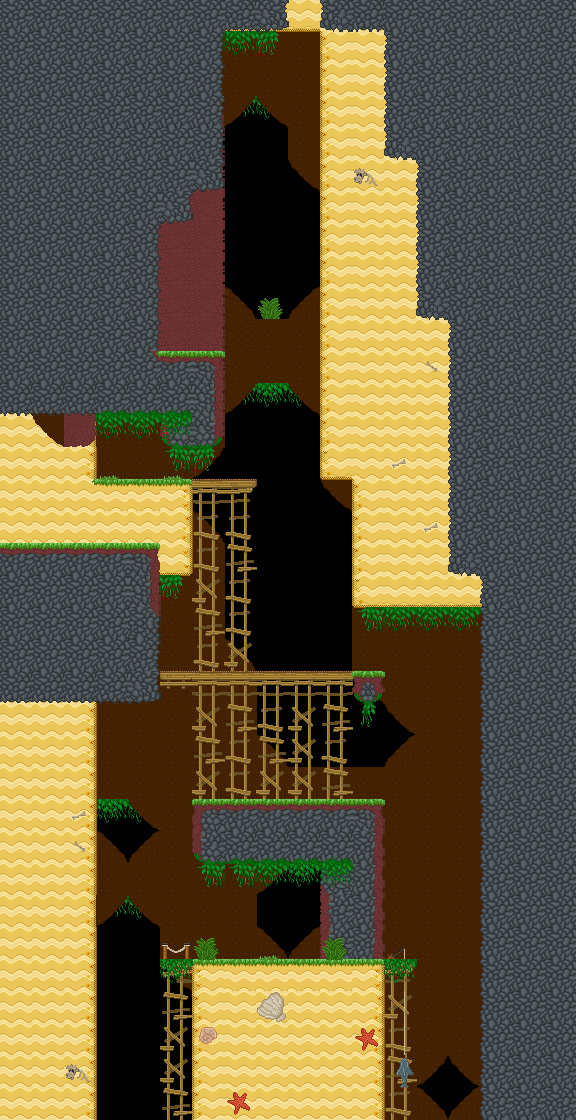

A level layout from a 2D game, rendered from its tile map. Below: a short description, then the map file with tile-grid data replaced by summaries:
An orthogonal 18x35 tile map with 32x32 px tiles, 4 tile layers (background, main, foreground, hidden), 5 tilesets and 53 objects (22x veggie, 6x spike, 3x bouncing_wall, start, goal, ...).

<map version="1.5" tiledversion="1.7.2" orientation="orthogonal" renderorder="right-down" width="18" height="35" tilewidth="32" tileheight="32" infinite="0" nextlayerid="11" nextobjectid="54">
 <properties>
  <property name="hints" value="" />
  <property name="time_to_beat" value="12" />
 </properties>
 <tileset firstgid="1" name="grass_level" tilewidth="32" tileheight="32" tilecount="153" columns="17">
  <image source="../../sprites/tilesets/34tile.png" width="544" height="306" />
 </tileset>
 <tileset firstgid="154" name="object_tilemap_32" tilewidth="32" tileheight="32" tilecount="25" columns="5">
  <image source="../../sprites/tilesets/object_tilemap_32.png" width="160" height="160" />
  <tile id="0">
   <properties>
    <property name="item_no" value="5" />
    <property name="type" value="costume_head" />
   </properties>
  </tile>
  <tile id="1">
   <properties>
    <property name="spawn" value="spawn" />
   </properties>
  </tile>
  <tile id="2">
   <properties>
    <property name="goal" value="goal" />
   </properties>
  </tile>
  <tile id="3">
   <properties>
    <property name="name" value="pig" />
   </properties>
  </tile>
  <tile id="4">
   <properties>
    <property name="direction" value="left" />
    <property name="name" value="walking_enemy" />
   </properties>
  </tile>
 </tileset>
 <tileset firstgid="179" name="object_tilemap_16" tilewidth="16" tileheight="16" tilecount="12" columns="4">
  <image source="../../sprites/tilesets/object_tilemap_16.png" width="64" height="48" />
 </tileset>
 <tileset firstgid="191" name="treetops_big_96" tilewidth="96" tileheight="64" tilecount="2" columns="2">
  <image source="../../sprites/objects/scenery/treetops_big_96.png" trans="ff00ff" width="192" height="64" />
 </tileset>
 <tileset firstgid="193" name="34tile_beach_temp" tilewidth="33" tileheight="33" spacing="1" margin="1" tilecount="189" columns="21">
  <image source="../../sprites/tilesets/34tile_beach_temp.png" width="714" height="306" />
 </tileset>
 <layer id="1" name="background" width="18" height="35">
  <properties>
   <property name="background" value="background" />
  </properties>
  <data>[630 cells, 232 non-empty, 13 distinct tile ids]</data>
 </layer>
 <layer id="2" name="main" width="18" height="35">
  <data>[630 cells, 474 non-empty, 47 distinct tile ids]</data>
 </layer>
 <layer id="3" name="foreground" width="18" height="35">
  <properties>
   <property name="foreground" value="foreground" />
  </properties>
  <data>[630 cells, 132 non-empty, 28 distinct tile ids]</data>
 </layer>
 <layer id="4" name="hidden" width="18" height="35">
  <data>[630 cells, 20 non-empty, 2 distinct tile ids]</data>
 </layer>
 <objectgroup color="#e70000" id="5" name="hard-blocks">
  <object id="1" x="480" y="0" width="32" height="1120" />
  <object id="2" x="96" y="96" width="128" height="320" />
  <object id="3" x="352" y="672" width="32" height="32" />
  <object id="4" x="192" y="800" width="192" height="64" />
  <object id="5" x="96" y="576" width="64" height="128" />
  <object id="6" x="64" y="0" width="32" height="96" />
  <object id="7" x="96" y="0" width="384" height="32" />
  <object id="8" x="160" y="416" width="64" height="32" />
  <object id="9" x="320" y="864" width="64" height="96" />
 </objectgroup>
 <objectgroup color="#0055ff" id="6" name="soft-blocks">
  <object id="10" x="384" y="960" width="32" height="32" />
  <object id="11" x="160" y="960" width="32" height="32" />
  <object id="12" x="160" y="672" width="192" height="32" />
  <object id="13" x="192" y="480" width="64" height="32" />
 </objectgroup>
 <objectgroup id="7" name="objects-32px">
  <object id="14" name="start" gid="155" x="128" y="480" width="32" height="32">
   <properties>
    <property name="direction" value="right" />
    <property name="health" value="100" />
   </properties>
  </object>
  <object id="15" name="bouncing_wall" gid="160" x="288" y="448" width="32" height="32">
   <properties>
    <property name="direction" value="left" />
   </properties>
  </object>
  <object id="16" name="goal" gid="156" x="272" y="928" width="32" height="32" />
  <object id="17" name="veggie" gid="190" x="328" y="536" width="16" height="16" />
  <object id="18" name="veggie" gid="190" x="280" y="552" width="16" height="16" />
  <object id="19" name="veggie" gid="190" x="232" y="600" width="16" height="16" />
  <object id="20" name="veggie" gid="190" x="232" y="664" width="16" height="16" />
  <object id="21" name="veggie" gid="190" x="256" y="792" width="16" height="16" />
  <object id="22" name="veggie" gid="190" x="304" y="792" width="16" height="16" />
  <object id="23" name="veggie" gid="190" x="352" y="792" width="16" height="16" />
  <object id="24" name="veggie" gid="190" x="208" y="792" width="16" height="16" />
  <object id="25" name="veggie" gid="190" x="168" y="936" width="16" height="16" />
  <object id="26" name="veggie" gid="190" x="232" y="952" width="16" height="16" />
  <object id="27" name="veggie" gid="190" x="104" y="872" width="16" height="16" />
  <object id="28" name="veggie" gid="190" x="456" y="792" width="16" height="16" />
  <object id="29" name="veggie" gid="190" x="456" y="856" width="16" height="16" />
  <object id="30" name="veggie" gid="190" x="456" y="920" width="16" height="16" />
  <object id="31" name="chest" gid="154" x="128" y="96" width="32" height="32">
   <properties>
    <property name="item_no" value="5" />
    <property name="type" value="costume_back" />
   </properties>
  </object>
  <object id="32" name="bouncing_wall" gid="159" x="224" y="192" width="32" height="32" />
  <object id="33" name="veggie" gid="190" x="296" y="664" width="16" height="16" />
  <object id="34" name="veggie" gid="190" x="360" y="664" width="16" height="16" />
  <object id="35" name="veggie" gid="190" x="424" y="712" width="16" height="16" />
  <object id="36" name="door" gid="169" x="192" y="480" width="32" height="32">
   <properties>
    <property name="color" value="oneway" />
    <property name="direction" value="right" />
   </properties>
  </object>
  <object id="37" name="bouncing_wall" gid="160" x="448" y="1056" width="32" height="32">
   <properties>
    <property name="direction" value="left" />
   </properties>
  </object>
 </objectgroup>
 <objectgroup id="8" name="objects-16px">
  <object id="38" name="veggie" gid="190" x="104" y="792" width="16" height="16" />
  <object id="39" name="veggie" gid="190" x="144" y="896" width="16" height="16" />
  <object id="40" name="veggie" gid="190" x="152" y="760" width="16" height="16" />
  <object id="41" name="veggie" gid="190" x="232" y="472" width="16" height="16" />
  <object id="42" name="veggie" gid="190" x="168" y="472" width="16" height="16" />
  <object id="43" name="spike" gid="186" x="344" y="584" width="16" height="16" />
  <object id="44" name="spike" gid="186" x="360" y="600" width="16" height="16" />
  <object id="45" name="spike" gid="186" x="360" y="576" width="16" height="16" />
  <object id="46" name="spike" gid="186" x="344" y="608" width="16" height="16" />
  <object id="47" name="spike" gid="186" x="400" y="568" width="16" height="16" />
  <object id="48" name="spike" gid="186" x="368" y="536" width="16" height="16" />
 </objectgroup>
 <objectgroup id="9" name="treetop_big" />
 <objectgroup color="#00aa00" id="10" name="sand-blocks">
  <object id="49" x="192" y="960" width="192" height="160" />
  <object id="50" x="64" y="96" width="32" height="1024" />
  <object id="51" x="96" y="480" width="96" height="96" />
  <object id="52" x="320" y="32" width="128" height="448" />
  <object id="53" x="352" y="480" width="128" height="128" />
 </objectgroup>
</map>
